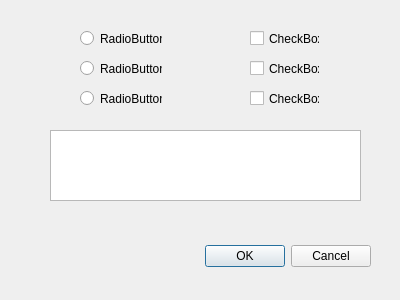
<?xml version="1.0" encoding="UTF-8"?>
<ui version="4.0">
 <class>Dialog</class>
 <widget class="QDialog" name="Dialog">
  <property name="geometry">
   <rect>
    <x>0</x>
    <y>0</y>
    <width>400</width>
    <height>300</height>
   </rect>
  </property>
  <property name="windowTitle">
   <string>Texto</string>
  </property>
  <widget class="QDialogButtonBox" name="buttonBox">
   <property name="geometry">
    <rect>
     <x>30</x>
     <y>240</y>
     <width>341</width>
     <height>32</height>
    </rect>
   </property>
   <property name="orientation">
    <enum>Qt::Horizontal</enum>
   </property>
   <property name="standardButtons">
    <set>QDialogButtonBox::Cancel|QDialogButtonBox::Ok</set>
   </property>
  </widget>
  <widget class="QRadioButton" name="radioButton">
   <property name="geometry">
    <rect>
     <x>80</x>
     <y>30</y>
     <width>82</width>
     <height>17</height>
    </rect>
   </property>
   <property name="text">
    <string>RadioButton</string>
   </property>
  </widget>
  <widget class="QRadioButton" name="radioButton_2">
   <property name="geometry">
    <rect>
     <x>80</x>
     <y>60</y>
     <width>82</width>
     <height>17</height>
    </rect>
   </property>
   <property name="text">
    <string>RadioButton</string>
   </property>
  </widget>
  <widget class="QRadioButton" name="radioButton_3">
   <property name="geometry">
    <rect>
     <x>80</x>
     <y>90</y>
     <width>82</width>
     <height>17</height>
    </rect>
   </property>
   <property name="text">
    <string>RadioButton</string>
   </property>
  </widget>
  <widget class="QCheckBox" name="checkBox">
   <property name="geometry">
    <rect>
     <x>250</x>
     <y>30</y>
     <width>70</width>
     <height>17</height>
    </rect>
   </property>
   <property name="text">
    <string>CheckBox</string>
   </property>
  </widget>
  <widget class="QCheckBox" name="checkBox_2">
   <property name="geometry">
    <rect>
     <x>250</x>
     <y>60</y>
     <width>70</width>
     <height>17</height>
    </rect>
   </property>
   <property name="text">
    <string>CheckBox</string>
   </property>
  </widget>
  <widget class="QCheckBox" name="checkBox_3">
   <property name="geometry">
    <rect>
     <x>250</x>
     <y>90</y>
     <width>70</width>
     <height>17</height>
    </rect>
   </property>
   <property name="text">
    <string>CheckBox</string>
   </property>
  </widget>
  <widget class="QTextEdit" name="textEdit">
   <property name="geometry">
    <rect>
     <x>50</x>
     <y>130</y>
     <width>311</width>
     <height>71</height>
    </rect>
   </property>
  </widget>
 </widget>
 <resources/>
 <connections>
  <connection>
   <sender>buttonBox</sender>
   <signal>accepted()</signal>
   <receiver>Dialog</receiver>
   <slot>accept()</slot>
   <hints>
    <hint type="sourcelabel">
     <x>248</x>
     <y>254</y>
    </hint>
    <hint type="destinationlabel">
     <x>157</x>
     <y>274</y>
    </hint>
   </hints>
  </connection>
  <connection>
   <sender>buttonBox</sender>
   <signal>rejected()</signal>
   <receiver>Dialog</receiver>
   <slot>reject()</slot>
   <hints>
    <hint type="sourcelabel">
     <x>316</x>
     <y>260</y>
    </hint>
    <hint type="destinationlabel">
     <x>286</x>
     <y>274</y>
    </hint>
   </hints>
  </connection>
 </connections>
</ui>
